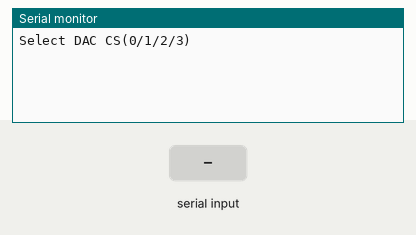
The sketch below on a simulated Arduino Uno, built with avr-gcc and run on an emulated ATmega328P. On the bench: the last lines printed to the serial monitor. The inputs (shaded band) are chosen by the test bench.

Above: at 1.2 s.
1.3 s: "90,45,200\n" received over Serial
At 3.5 s:
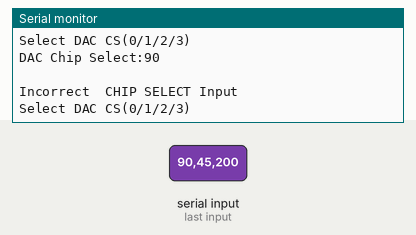
3.8 s: "0\n" received over Serial
At 5.5 s:
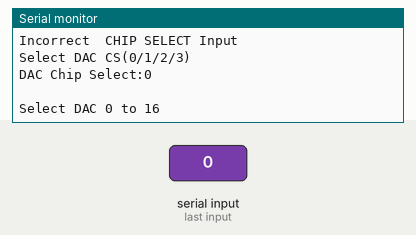
6.3 s: "30,150,10\n" received over Serial
At 8.5 s:
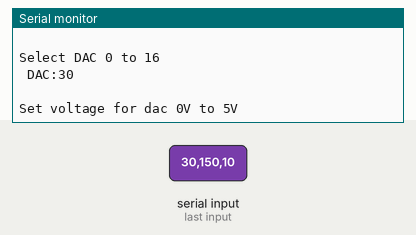
8.8 s: "90,45\n" received over Serial
At 10.6 s:
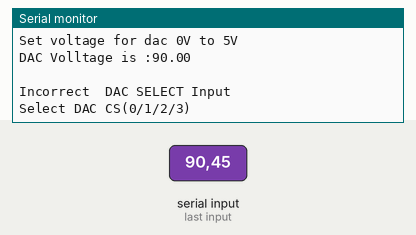

Measured:
- after the input at 1.3 s, the serial monitor: prints a new line after 1.0 s (image 1)
- after the input at 3.8 s, the serial monitor: prints a new line after 1.0 s (image 2)
- after the input at 6.3 s, the serial monitor: prints a new line after 1.0 s (image 3)
- after the input at 8.8 s, the serial monitor: prints a new line after 1.0 s (image 4)

The sketch:

DAC81416.ino
```cpp
/*<Authur: Gopala Krishnan B>
 * <Date: 25/05/2024>
 * <Version: 0.1>
 *
 * The goal is to set voltage for DAC board 64 channel
 *
 */
#include <SPI.h>
//DEFINE THE CHIP SELECT PIN
int CS_DAC0 =10;
int CS_DAC1 =9;
int CS_DAC2 =6;
int CS_DAC3 =5;


void setup() {
 SPI.beginTransaction(SPISettings(10, MSBFIRST, SPI_MODE1));
SPI.begin();                  // SPI Config
Serial.begin(115200);        // Serial momitor congig with boardrate

                             //PINMODE
pinMode(CS_DAC0, OUTPUT);
pinMode(CS_DAC1, OUTPUT);
pinMode(CS_DAC2, OUTPUT);
pinMode(CS_DAC3, OUTPUT);
digitalWrite(CS_DAC0, HIGH);
digitalWrite(CS_DAC1, HIGH);
digitalWrite(CS_DAC2, HIGH);
digitalWrite(CS_DAC3, HIGH);

}

void loop() {

                             // DAC CHIP SELECT COLLECT USER INPUT

Serial.println("Select DAC CS(0/1/2/3)");
while(!Serial.available());
int DAC_CS_SEL=Serial.readString().toInt();
Serial.print("DAC Chip Select:");
Serial.println(DAC_CS_SEL);
Serial.println("        ");

                           //SWITCH STATEMENT FOR CHIP SELEC

switch (DAC_CS_SEL){

  case 0:

    chip_cs(  CS_DAC0);

    break;
  case 1:
    chip_cs(CS_DAC1);

    break;
  case 2:
    chip_cs( CS_DAC2);
    break;
  case 3:
    chip_cs( CS_DAC3);
    break;
  default:
    Serial.println("Incorrect  CHIP SELECT Input");
}
}

                            //FUNCTION FOR CHIP SELECT AND DAC SET VOLTAGE
void chip_cs(int CSdac)
{
                            //FOR LOOP TO SELECT DAC 0 TO 16
  for (int i=0; i<=15; i++)
  {

                            //DAC CHANNEL COLLECT USER INPUT  0 TO 16
    Serial.println("Select DAC 0 to 16" );
    while(!Serial.available());
    i=Serial.readString().toInt();
    Serial.print(" DAC:" );
    Serial.println(i);
    Serial.println("        ");

                              //DAC SET VOLTAGE COLLECT USER INPUT 0 TO 5V
    Serial.println("Set voltage for dac 0V to 5V" );
    while(!Serial.available());
    float Voltage=Serial.readString().toFloat();
    Serial.print("DAC Volltage is :" );
    Serial.println(Voltage);
    Serial.println("        ");

                             //DAC VOLTAGE CONVERSTION AND MSB AND LSB SHIFTING
    float DAC_SEL = i;
    unsigned int decimal =(Voltage*65535)/5;
    unsigned int MSB =(decimal >> 8) & 0xFF;      //MSB  SHIFTING
    unsigned int LSB =decimal & 0xFF;             //LSB SHIFTING
    const int gg[2][1] = {{MSB},{LSB}};

                             //DAC SPI TRANFER FUNCTION FOR EACH CHANNEL
            // DAC select 0
    if (DAC_SEL==0)
        {
          digitalWrite(CSdac, LOW);
          SPI.transfer(0x10);
          SPI.transfer(gg[0][0]);
          SPI.transfer(gg[0][0]);
          digitalWrite(CSdac, HIGH);
        }
            // DAC select 1
    else if (DAC_SEL==1)
        {
          digitalWrite(CSdac, LOW);
          SPI.transfer(0x11);
          SPI.transfer(gg[0][0]);
          SPI.transfer(gg[0][0]);
          digitalWrite(CSdac, HIGH);
        }

            // DAC select 2
    else if (DAC_SEL==2)
        {
          digitalWrite(CSdac, LOW);
          SPI.transfer(0x12);
          SPI.transfer(gg[0][0]);
          SPI.transfer(gg[0][0]);
          digitalWrite(CSdac, HIGH);
        }

             // DAC select 3
     else if (DAC_SEL==3)
        {
          digitalWrite(CSdac, LOW);
          SPI.transfer(0x13);
          SPI.transfer(gg[0][0]);
          SPI.transfer(gg[0][0]);
          digitalWrite(CSdac, HIGH);
        }

             // DAC select 4
     else if (DAC_SEL==4)
        {
          digitalWrite(CSdac, LOW);
          SPI.transfer(0x14);
          SPI.transfer(gg[0][0]);
          SPI.transfer(gg[0][0]);
          digitalWrite(CSdac, HIGH);
        }

            // DAC select 5
    else if (DAC_SEL==5)
        {
          digitalWrite(CSdac, LOW);
          SPI.transfer(0x15);
          SPI.transfer(gg[0][0]);
          SPI.transfer(gg[0][0]);
          digitalWrite(CSdac, HIGH);
        }

            // DAC select 6
     else if (DAC_SEL==6)
        {
          digitalWrite(CSdac, LOW);
          SPI.transfer(0x16);
          SPI.transfer(gg[0][0]);
          SPI.transfer(gg[0][0]);
          digitalWrite(CSdac, HIGH);
        }
            // DAC select 7
    else if (DAC_SEL==7)
        {
          digitalWrite(CSdac, LOW);
          SPI.transfer(0x17);
          SPI.transfer(gg[0][0]);
          SPI.transfer(gg[0][0]);
          digitalWrite(CSdac, HIGH);
        }

            // DAC select 8
    else if (DAC_SEL==8)
        {
          digitalWrite(CSdac, LOW);
          SPI.transfer(0x18);
          SPI.transfer(gg[0][0]);
          SPI.transfer(gg[0][0]);
          digitalWrite(CSdac, HIGH);
        }

             // DAC select 9
     else if (DAC_SEL==9)
        {
          digitalWrite(CSdac, LOW);
          SPI.transfer(0x19);
          SPI.transfer(gg[0][0]);
          SPI.transfer(gg[0][0]);
          digitalWrite(CSdac, HIGH);
        }

             // DAC select 10
     else if (DAC_SEL==10)
        {
          digitalWrite(CSdac, LOW);
          SPI.transfer(0x1A);
          SPI.transfer(gg[0][0]);
          SPI.transfer(gg[0][0]);
          digitalWrite(CSdac, HIGH);
        }

            // DAC select 11
    else if (DAC_SEL==11)
        {
          digitalWrite(CSdac, LOW);
          SPI.transfer(0x1B);
          SPI.transfer(gg[0][0]);
          SPI.transfer(gg[0][0]);
          digitalWrite(CSdac, HIGH);
        }

            // DAC select 12
     else if (DAC_SEL==12)
        {
          digitalWrite(CSdac, LOW);
          SPI.transfer(0x1C);
          SPI.transfer(gg[0][0]);
          SPI.transfer(gg[0][0]);
          digitalWrite(CSdac, HIGH);
        }

             // DAC select 13
     else if (DAC_SEL==13)
        {
          digitalWrite(CSdac, LOW);
          SPI.transfer(0x1D);
          SPI.transfer(gg[0][0]);
          SPI.transfer(gg[0][0]);
          digitalWrite(CSdac, HIGH);
        }

            // DAC select 14
    else if (DAC_SEL==14)
        {
          digitalWrite(CSdac, LOW);
          SPI.transfer(0x1E);
          SPI.transfer(gg[0][0]);
          SPI.transfer(gg[0][0]);
          digitalWrite(CSdac, HIGH);
        }

            // DAC select 15
     else if (DAC_SEL==15)
        {
          digitalWrite(CSdac, LOW);
          SPI.transfer(0x1F);
          SPI.transfer(gg[0][0]);
          SPI.transfer(gg[0][0]);
          digitalWrite(CSdac, HIGH);
        }
     else
        {
          Serial.println("Incorrect  DAC SELECT Input");
        }

                              //POWER UP DAC , SPI CONFIG, AND BROADCAST CONFIG SETUP

             //  SPI config
digitalWrite(CSdac, LOW );
SPI.transfer(0x03);
SPI.transfer(0x00);
SPI.transfer(0x84);
digitalWrite(CSdac, HIGH);

            // Power up all channels
digitalWrite(CSdac, LOW);
SPI.transfer(0x09);
SPI.transfer(0x00);
SPI.transfer(0x00);
digitalWrite(CSdac, HIGH);

            // Enable broadcast config all channels
digitalWrite(CSdac, LOW);
SPI.transfer(0x05);
SPI.transfer(0xFF);
SPI.transfer(0xFF);
digitalWrite(CSdac, HIGH);
}
}
```
